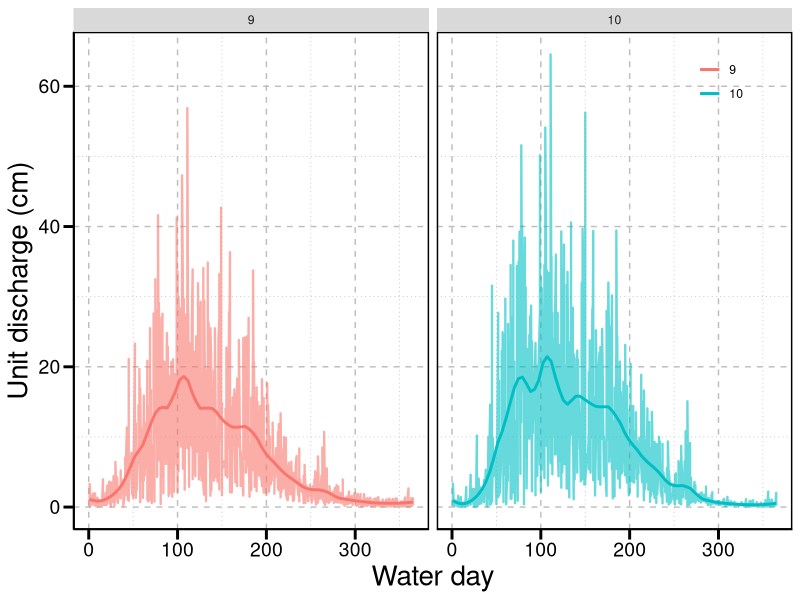
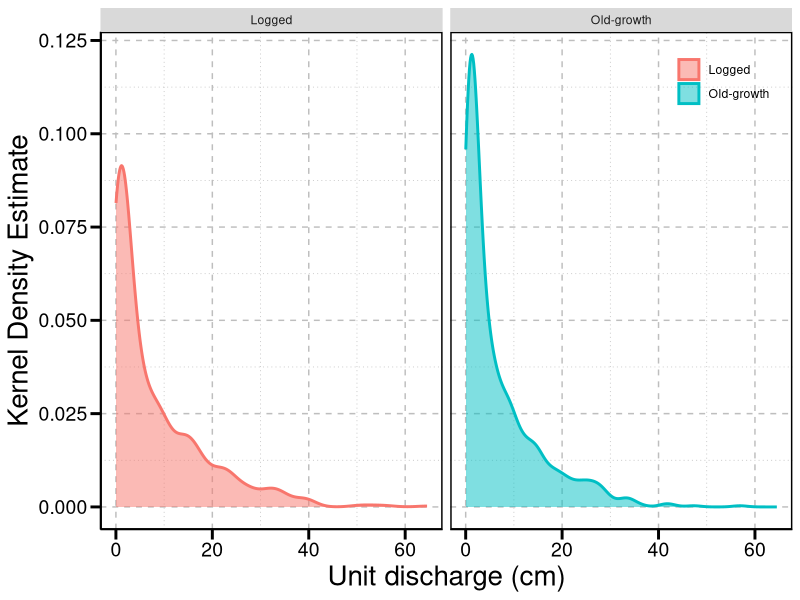
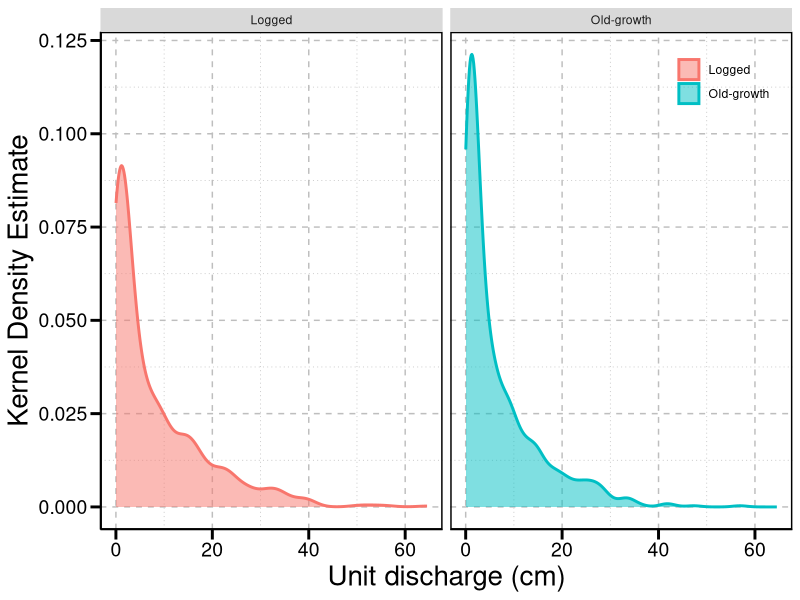
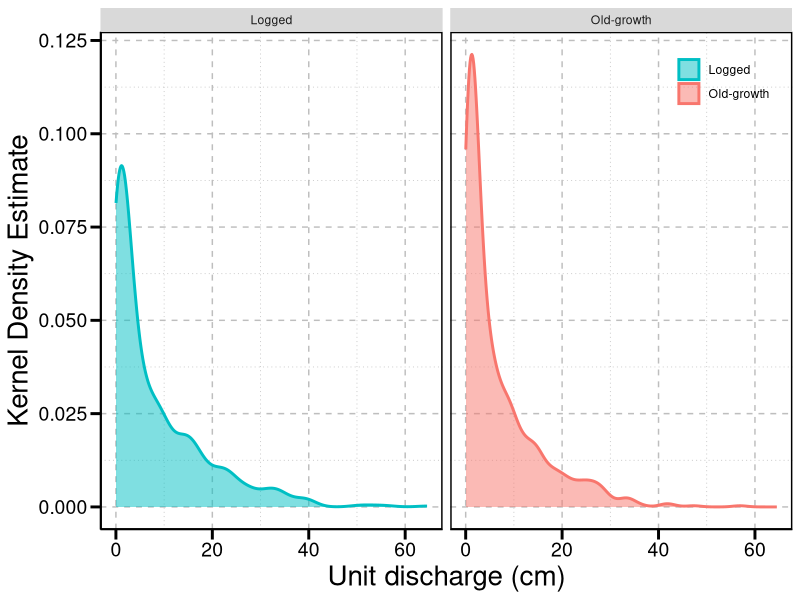
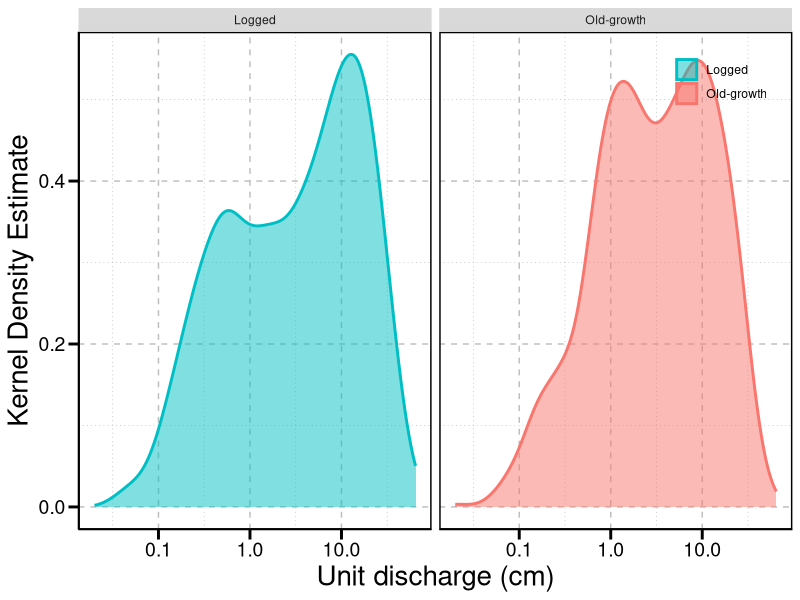
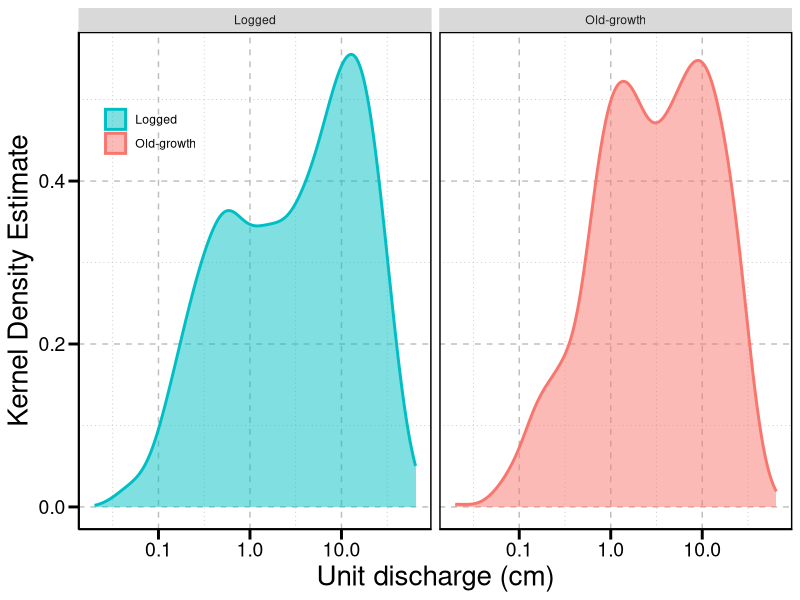

Recreate these plots in R, in order. (Note: this script raises an error after producing the figures.)
## ---- chunk 1
"NOTE: The preview button is only available when the output is an html file"
## ---- chunk 2
# install.packages(c("lubridate","gridExtra","grid","plyr","dplyr",
#                 "nlme","doBy","MASS","lsmeans","CarData","utils","cowplot","ggExtra")) 
# # For this line to run, I had to 1) go to Tools -> Global Options -> Packages, and uncheck the box "Use secure download methods for HTTP" and 2) define the list of packages names as a vector by using c("package name 1",...)
## ---- chunk 3
library(ggplot2)
## ---- chunk 4
hjg <- read.csv("220621_fho_hjandrews.csv")
#summary (hjg)
## ---- chunk 5
uq_plot <- ggplot(hjg, aes(y=uq.cm, x=wd,color=as.factor(ws)))+
  # geom_point(alpha=0.8,size=0.5)+
  geom_line(alpha=0.6, size = 0.8)+# by changing alpha, we change the transparency
  geom_smooth(span = 0.15, se = FALSE)+# by changing span, I control the wiggles in the trend
  ylab("Unit discharge (cm)") +
  xlab("Water day")+
  theme(axis.text=element_text(colour="black",size=14),
        axis.title.y = element_text(size = 20),
        axis.title.x = element_text(size = 20),
        panel.grid.minor= element_line(colour = "gray", linetype = "dotted"), 
        panel.grid.major = element_line(colour = "gray", linetype = "dashed"),
        panel.border = element_rect(fill=NA, colour = "black", size=1),
        panel.background=element_blank(),
        axis.ticks.length = unit(0.254, "cm"),
        axis.ticks = element_line(colour = "black", size=1), 
        axis.line = element_line(colour = "black"),
        legend.position = c(.90,.90),
        legend.direction = "vertical",
        legend.background = element_rect(fill=alpha(0.1)),
        legend.title = element_blank())+
  facet_wrap(~ws)
uq_plot
## ---- chunk 6
theme_fg = theme(axis.text=element_text(colour="black",size=14),
        axis.title.y = element_text(size = 20),
        axis.title.x = element_text(size = 20),
        panel.grid.minor= element_line(colour = "gray", linetype = "dotted"), 
        panel.grid.major = element_line(colour = "gray", linetype = "dashed"),
        panel.border = element_rect(fill=NA, colour = "black", size=1),
        panel.background=element_blank(),
        axis.ticks.length = unit(0.254, "cm"),
        axis.ticks = element_line(colour = "black", size=1), 
        axis.line = element_line(colour = "black"),
        legend.position = c(.90,.90),
        legend.direction = "vertical",
        legend.background = element_rect(fill=alpha(0.1)),
        legend.title = element_blank())
## ---- chunk 7
hjg$ws.f
## ---- chunk 8
unique(hjg$ws.f)
## ---- chunk 9
uq_p_plot <- ggplot(hjg, aes(x=uq.cm,color= ws.f, fill = ws.f))+
  geom_density(alpha = 0.5, size = 1.0)+
  ylab("Kernel Density Estimate") +
  xlab("Unit discharge (cm)")+
  theme_fg +
  facet_wrap(~ws.f)
uq_p_plot
## ---- chunk 10
uq_p_plot
## ---- chunk 11
uq_p_plot <- uq_p_plot + scale_color_manual(values = c("#00BFC4","#F8766D"))+
                         scale_fill_manual(values = c("#00BFC4","#F8766D"))
uq_p_plot
## ---- chunk 12
uq_p_plot <- uq_p_plot + scale_x_log10()  
uq_p_plot
## ---- chunk 13
uq_p_plot <- uq_p_plot + theme(legend.position = c(0.1,0.8))
uq_p_plot
## ---- chunk 14
#Checking season assignment plot
ssn_plot <- ggplot(hjg, aes(x=uq.cm, color=as.factor(ssn), fill = as.factor (ssn)))+
  geom_density(alpha = 0.5)+
  ylab("Kernel density estimate") +
  xlab("Unit discharge (cm)")+
  scale_x_log10()+
  scale_color_manual()
  theme_fg +
  facet_wrap(~ws.f)
ssn_plot
## ---- chunk 15
hjg$ws.f
## ---- chunk 16
unique(hjg$ws.f)
## ---- chunk 17
ssn_plot <- ssn_plot + facet_wrap(~ws.f)
ssn_plot
## ---- chunk 18
hjg$ws.f <- factor(hjg$ws.f,levels = c("Old-growth","Logged"))
## ---- chunk 19
ssn_plot + facet_wrap(~ws.f)
## ---- chunk 20
#Checking season assignment plot
ssn_plot <- ggplot(hjg, aes(x=uq.cm, color=as.factor(ssn), fill = as.factor (ssn)))+
  # geom_line(alpha=0.8,size=3.5)+
  geom_density(alpha = 0.5)+
  ylab("Kernel density estimate") +
  xlab("Unit discharge (cm)")+
  scale_x_log10()+
  theme_fg +
  theme (legend.position = c(0.1,0.8))+
  facet_wrap(~ws)
ssn_plot
